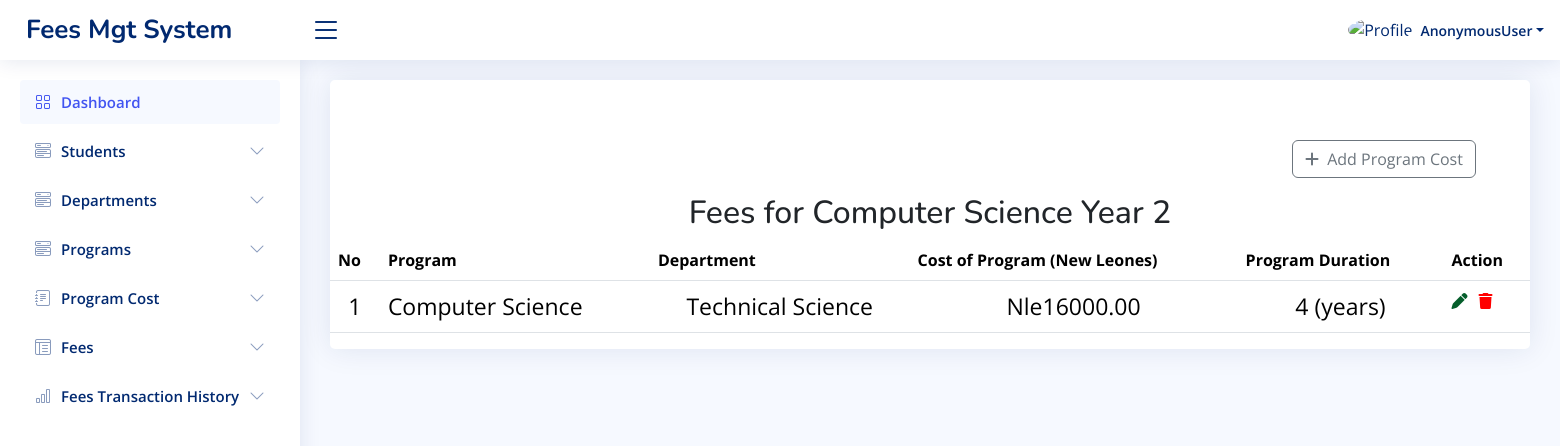
Screenshot of /cs_cost2/ with the database file from the repository.
### app/models.py (models this page shows, shortened)
class CS_Cost2(models.Model):
    program_name = models.CharField(max_length=100,null=True)
    program_duration = models.PositiveIntegerField()
    program_fees = models.DecimalField(max_digits=10, decimal_places=2)
    department = models.ForeignKey(Department, on_delete=models.CASCADE)
    all_program = models.ForeignKey(Programs, on_delete=models.CASCADE)

class Department(models.Model):
    department_name = models.CharField(max_length=100)

### app/views.py (the view, shortened to what this page needs)
# urls.py: path('cs_cost2/', views.cs_cost2, name='cs_cost2'),
def cs_cost2(request):
    programs = CS_Cost2.objects.all()
    departments = Department.objects.all()
    all_programs = Programs.objects.all()  # Fetch all Programs to display in the form dropdown
    return render(request, 'cs_cost2.html', {
        'departments': departments,
        'programs': programs,
        'all_programs': all_programs,  # Send all_programs to the template
    })

### templates/cs_cost2.html (shortened to what this page needs)
{% load static %}
<!DOCTYPE html>
<html lang="en">
<head>
    <link href="{% static 'vendor1/bootstrap/css/bootstrap.min.css' %}" rel="stylesheet">
    <link href="{% static 'vendor1/bootstrap-icons/bootstrap-icons.css' %}" rel="stylesheet">
    <link href="{% static 'vendor1/boxicons/css/boxicons.min.css' %}" rel="stylesheet">
    <link href="{% static 'vendor1/quill/quill.snow.css' %}" rel="stylesheet">
    <link href="{% static 'vendor1/quill/quill.bubble.css' %}" rel="stylesheet">
    <link href="{% static 'vendor1/remixicon/remixicon.css' %}" rel="stylesheet">
    <link href="{% static 'vendor1/simple-datatables/style.css' %}" rel="stylesheet">
    <link rel="stylesheet" href="https://cdnjs.cloudflare.com/ajax/libs/font-awesome/6.6.0/css/all.min.css" />
    <link href="{% static 'css1/style.css' %}" rel="stylesheet">
  </head>
<body>
 <header id="header" class="header fixed-top d-flex align-items-center">
  <div class="d-flex align-items-center justify-content-between">
    <a href="{% url 'main_home' %}" class="logo d-flex align-items-center">
      <span class="d-none d-lg-block">Fees Mgt System</span>
    </a>
    <i class="bi bi-list toggle-sidebar-btn"></i>
  </div>
  <nav class="header-nav ms-auto">
    <ul class="d-flex align-items-center">
      <li class="nav-item dropdown pe-3">
        <a class="nav-link nav-profile d-flex align-items-center pe-0" href="#" data-bs-toggle="dropdown">
          <img src="{% static 'img1/cusl.png' %}" alt="Profile" class="rounded-circle">
          <span class="d-none d-md-block dropdown-toggle ps-2">{{user}}</span>
        </a>
      </li>
    </ul>
  </nav>
</header>
  <aside id="sidebar" class="sidebar">
    <ul class="sidebar-nav" id="sidebar-nav">
      <li class="nav-item">
        <a class="nav-link " href="{% url 'main_home' %}">
          <i class="bi bi-grid"></i>
          <span>Dashboard</span>
        </a>
      </li>
      <li class="nav-item">
        <a class="nav-link collapsed" data-bs-target="#components-nav" data-bs-toggle="collapse" href="#">
          <i class="bi bi-menu-button-wide"></i><span>Students</span><i class="bi bi-chevron-down ms-auto"></i>
        </a>
      </li>
      <li class="nav-item">
        <a class="nav-link collapsed" data-bs-target="#components-nav2" data-bs-toggle="collapse" href="#">
          <i class="bi bi-menu-button-wide"></i><span>Departments</span><i class="bi bi-chevron-down ms-auto"></i>
        </a>
      </li>
      <li class="nav-item">
        <a class="nav-link collapsed" data-bs-target="#components-nav1" data-bs-toggle="collapse" href="#">
          <i class="bi bi-menu-button-wide"></i><span>Programs</span><i class="bi bi-chevron-down ms-auto"></i>
        </a>
      </li>
      <li class="nav-item">
        <a class="nav-link collapsed" data-bs-target="#forms-nav" data-bs-toggle="collapse" href="#">
          <i class="bi bi-journal-text"></i><span>Program Cost</span><i class="bi bi-chevron-down ms-auto"></i>
        </a>
      </li>
      <li class="nav-item">
        <a class="nav-link collapsed" data-bs-target="#tables-nav" data-bs-toggle="collapse" href="#">
          <i class="bi bi-layout-text-window-reverse"></i><span>Fees</span><i class="bi bi-chevron-down ms-auto"></i>
        </a>
      </li>
      <li class="nav-item">
        <a class="nav-link collapsed" data-bs-target="#charts-nav" data-bs-toggle="collapse" href="#">
          <i class="bi bi-bar-chart"></i><span>Fees Transaction History</span><i class="bi bi-chevron-down ms-auto"></i>
        </a>
      </li>
    </ul>
  </aside>
  <main id="main" class="main">
    <section class="section">
      <div class="row">
        <div class="col-lg-12">
          <div class="card">
            <div class="container">
                <div class="row" style="margin-top: 60px;">
                    <div class="col-md-12" style="margin-left: 950px;">
                        <a href="" class="btn btn-outline-secondary" data-bs-target="#exampleModalToggle" data-bs-toggle="modal">
                            <i class="fa fa-plus" aria-hidden="true"></i>
                            <span class="ms-1">Add Program Cost</span>
                        </a>
                    </div>
                </div>
            </div>
            <h2 class="text-center mt-3">Fees for Computer Science Year 2</h2>
              <table class="table datatable">
                <thead>
                  <tr>
                    <th>No</th>
                    <th>Program</th>
                    <th>Department</th>
                    <th>Cost of Program (New Leones)</th>
                    <th>Program Duration</th>
                    <th>Action</th>
                  </tr>
                </thead>
                <tbody>
               {% for program in programs %}
                  <tr>
                    <td style="text-align: center; font-size: 23px;">{{forloop.counter}}</td>
                    <td style="font-size: 23px;">{{program.program_name}}</td>
                    <td style="text-align: center; font-size: 23px;">{{program.department.department_name}}</td>
                    <td style="text-align: center; font-size: 23px;">Nle{{program.program_fees}}</td>
                    <td style="text-align: center; font-size: 23px;">{{program.program_duration}} (years)</td>
                    <td>
                      <a href="{% url 'edit_cs_cost2' program.id %}">
                        <i class="fas fa-pen" style="color: rgb(5, 94, 43);"></i>
                      </a>
                      <a href="{% url 'delete_cs_cost2' program.id %}" >
                        <i class="fas fa-trash" style="color: red; margin-left: 7px;"></i>
                    </a>
                    </td>
                  </tr>
                {% endfor %}
                </tbody>
              </table>
            </div>
          </div>
        </div>
    </section>
</body>
</html>

### static/css1/style.css (style rules this page uses)
:root { scroll-behavior: smooth; }
body { font-family: "Open Sans", sans-serif; background: #f6f9ff; color: #444444; }
a { color: #4154f1; text-decoration: none; }
h1, h2, h3, h4, h5, h6 { font-family: "Nunito", sans-serif; }
#main { margin-top: 60px; padding: 20px 30px; transition: all 0.3s; }
.card { margin-bottom: 30px; border: none; border-radius: 5px; box-shadow: 0px 0 30px rgba(1, 41, 112, 0.1); }
.logo { line-height: 1; }
@media (min-width: 1200px) { .logo { width: 280px; } }
.logo span { font-size: 26px; font-weight: 700; color: #012970; font-family: "Nunito", sans-serif; }
.header { transition: all 0.5s; z-index: 997; height: 60px; box-shadow: 0px 2px 20px rgba(1, 41, 112, 0.1); background-color: #fff; padding-left: 20px; }
.header .toggle-sidebar-btn { font-size: 32px; padding-left: 10px; cursor: pointer; color: #012970; }
.header-nav ul { list-style: none; }
.header-nav>ul { margin: 0; padding: 0; }
.header-nav .nav-profile { color: #012970; }
.header-nav .nav-profile img { max-height: 36px; }
.header-nav .nav-profile span { font-size: 14px; font-weight: 600; }
.sidebar { position: fixed; top: 60px; left: 0; bottom: 0; width: 300px; z-index: 996; transition: all 0.3s; padding: 20px; overflow-y: auto; scrollbar-width: thin; scrollbar-color: #aab7cf transparent; box-shadow: 0px 0px 20px rgba(1, 41, 112, 0.1); background-color: #fff; }
@media (min-width: 1200px) { #main, #footer { margin-left: 300px; } }
.sidebar-nav { padding: 0; margin: 0; list-style: none; }
.sidebar-nav li { padding: 0; margin: 0; list-style: none; }
.sidebar-nav .nav-item { margin-bottom: 5px; }
.sidebar-nav .nav-link { display: flex; align-items: center; font-size: 15px; font-weight: 600; color: #4154f1; transition: 0.3; background: #f6f9ff; padding: 10px 15px; border-radius: 4px; }
.sidebar-nav .nav-link i { font-size: 16px; margin-right: 10px; color: #4154f1; }
.sidebar-nav .nav-link.collapsed { color: #012970; background: #fff; }
.sidebar-nav .nav-link.collapsed i { color: #899bbd; }
.sidebar-nav .nav-link .bi-chevron-down { margin-right: 0; transition: transform 0.2s ease-in-out; }

### rows the page displays
CS_Cost2: program_name "Computer Science", department.department_name "Technical Science", program_fees "16000.00", program_duration "4"

### other values shown
{{ user }} "AnonymousUser"
